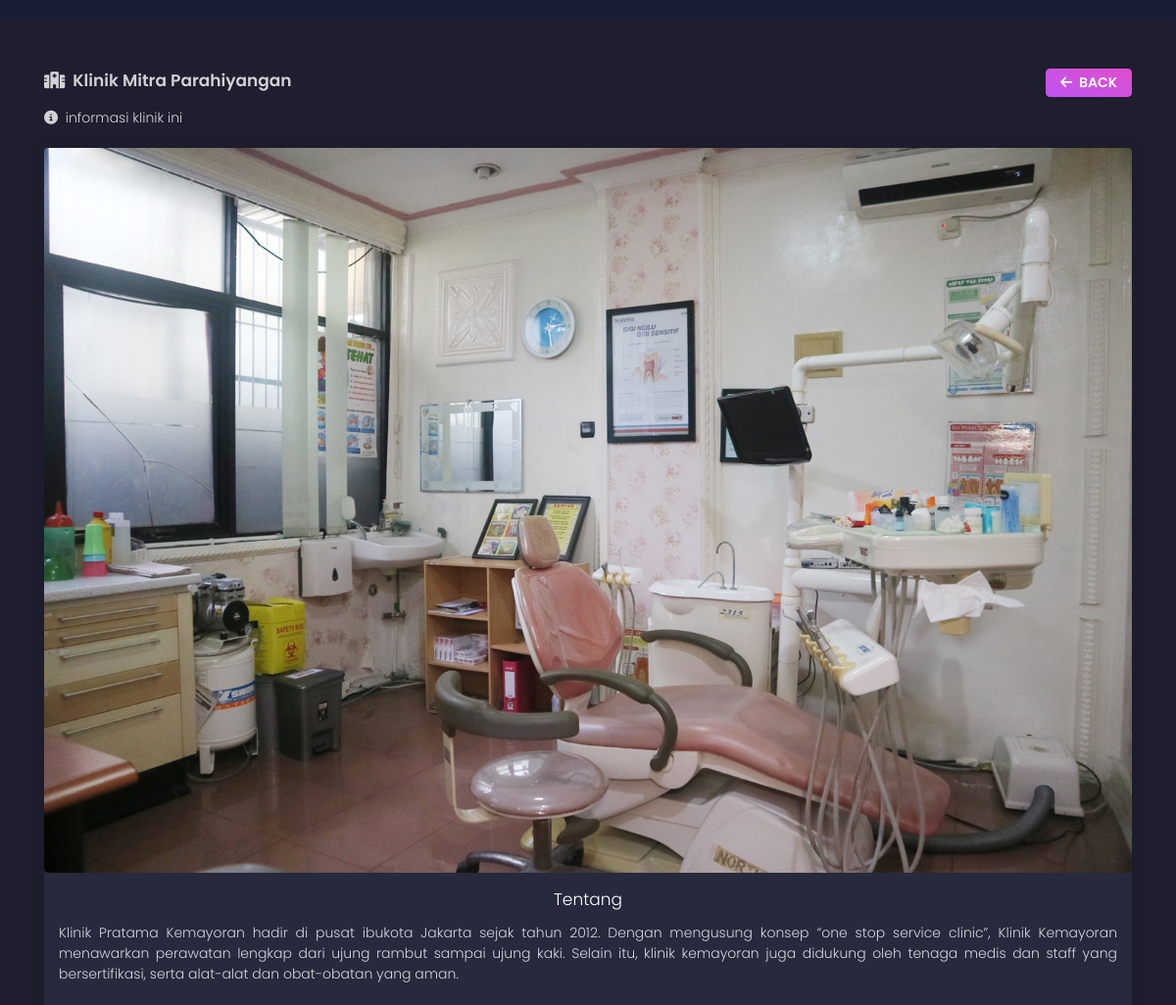
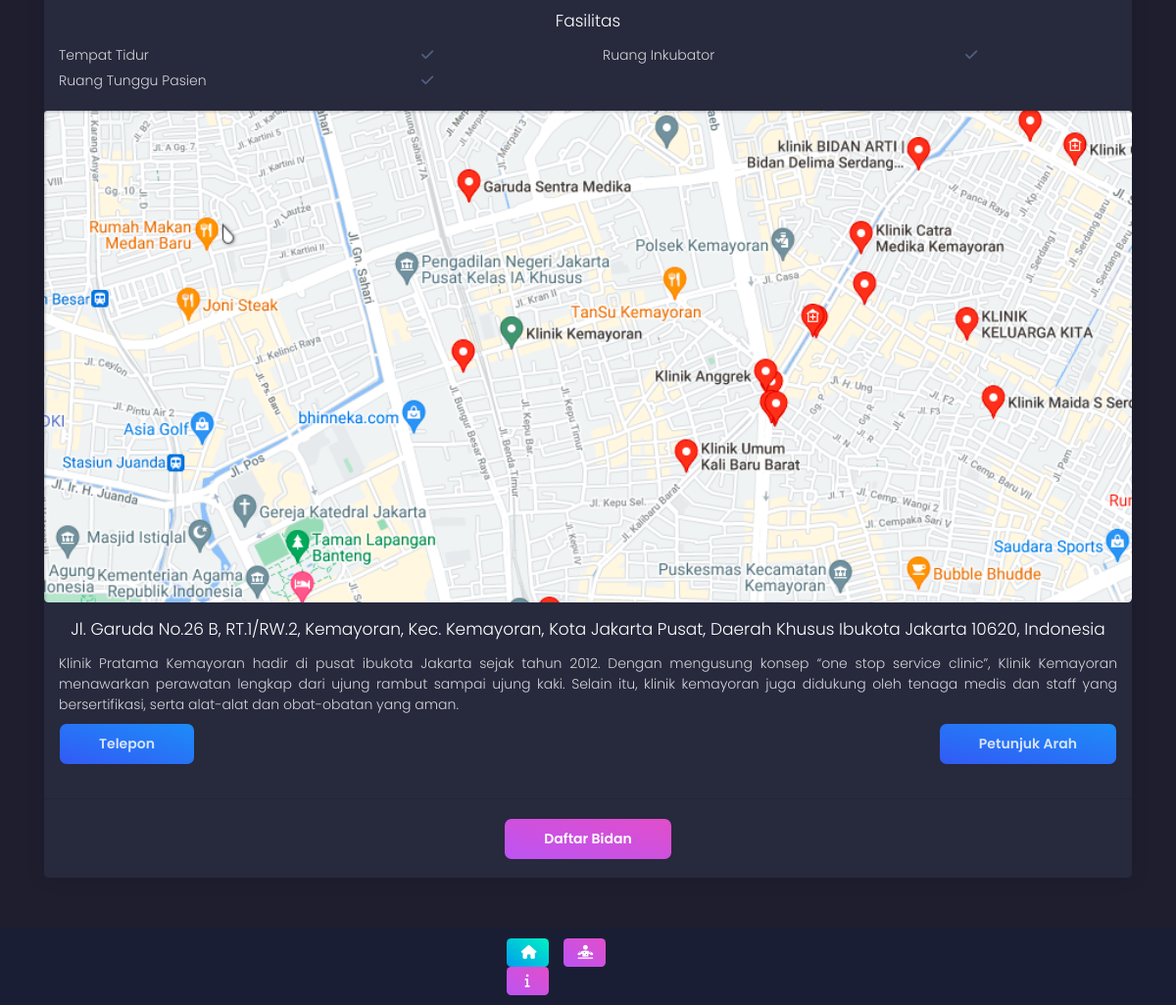
The page /C_index/detail_klinik/1 on the database its author committed (2 pictures, top to bottom).
### tables this page shows
CREATE TABLE `t_klinik` (
  `id_klinik` int(11) NOT NULL,
  `nama_klinik` varchar(500) NOT NULL,
  `alamat_klinik` varchar(2000) NOT NULL,
  `telp_klinik` varchar(2000) NOT NULL,
  `keterangan` varchar(2000) NOT NULL,
  `tentang` varchar(5000) NOT NULL,
  `status` int(11) NOT NULL DEFAULT 0
);

CREATE TABLE `t_fasilitas` (
  `id_fasilitas` int(11) NOT NULL,
  `nama_fasilitas` varchar(2000) NOT NULL,
  `status` int(11) NOT NULL DEFAULT 0
);

### application/libraries/Template.php (called while the page is built)
<?php if ( ! defined('BASEPATH')) exit('No direct script access allowed');
class Template {
	var $template_data = array();
	function set($name, $value)
	{
		$this->template_data[$name] = $value;
	}
	function load($template = '', $view = '', $view_data = array(), $return = FALSE)
	{
		$this->CI =& get_instance();
		$this->set('contents', $this->CI->load->view($view, $view_data, TRUE));
		return $this->CI->load->view($template, $this->template_data, $return);
	}
}

### application/controllers/C_index.php (called while the page is built, shortened)
<?php
class C_index extends CI_Controller {
    public function detail_klinik($id_klinik)
	{
        $data['rs_klinik'] = $this->M_klinik->getAllKlinikById($id_klinik);
		$this->template->load('static','detail_klinik',$data);
	}
}

### index.php (called while the page is built, shortened)
<?php
require_once BASEPATH.'core/CodeIgniter.php';

### application/models/M_klinik.php (called while the page is built, shortened)
<?php
class M_klinik extends CI_Model {
	public function getAllKlinikById($id_klinik)
	{
		$data = array('id_klinik'=>$id_klinik);
		$this->db->where($data);
		return $this->db->get('t_klinik')->result();
	}
}

### application/views/detail_klinik.php (the view, shortened to what this page needs)
<div class="container">
    <h6 class="title float-right btn-sm btn-primary" onclick="window.history.back();"><i class="fas fa-arrow-left"></i>&nbsp Back</h6>
    <?php
    foreach($rs_klinik as $klinik){
    ?>
    <h4 class="title"><i class="fas fa-hospital-alt"></i>&nbsp <?=$klinik->nama_klinik?></h4>
    <p class="card-title"><i class="fas fa-info-circle"></i>&nbsp informasi klinik ini</p>
    <div class="card">
        <img class="card-img-top" src="<?= base_url()?>/assets/img/img_klinik.jpg" alt="Card image cap">
        <div class="card-body">
            <h4 class="card-title text-center">Tentang</h4>
            <p class="card-text text-justify"><?=$klinik->tentang?></p>
        </div>
        <div class="card-body">
            <h4 class="card-title text-center">Fasilitas</h4>
            <div class="row">
                <?php
                $rs_fasilitas = $this->db->query("
                SELECT
                    tf.id_fasilitas,
                    tf.nama_fasilitas
                FROM
                    t_klinik_fasilitas tkf,
                    t_fasilitas tf
                WHERE
                    tkf.id_klinik = '$klinik->id_klinik'
                    AND tkf.id_fasilitas = tf.id_fasilitas
                ")->result();
                foreach($rs_fasilitas as $fasilitas){
                ?>
                <div class="col-4">
                    <p><?=$fasilitas->nama_fasilitas?></p>
                </div>
                <div class="col-2">
                    <i class="fas fa-check"></i>
                </div>
                <?php } ?>
            </div>
        </div>
        <img class="card-img-top" src="<?= base_url()?>/assets/img/maps.png" alt="maps" href="<?=base_url()?>">
        <div class="card-body">
            <h4 class="card-title text-center" href="<?=base_url()?>">Jl. Garuda No.26 B, RT.1/RW.2, Kemayoran, Kec.
                Kemayoran, Kota Jakarta Pusat, Daerah Khusus Ibukota Jakarta 10620, Indonesia</h4>
            <p class="card-text text-justify">Klinik Pratama Kemayoran hadir di pusat ibukota Jakarta sejak tahun 2012.
                Dengan mengusung konsep “one stop service clinic”, Klinik Kemayoran menawarkan perawatan lengkap dari
                ujung rambut sampai ujung kaki. Selain itu, klinik kemayoran juga didukung oleh tenaga medis dan staff
                yang bersertifikasi, serta alat-alat dan obat-obatan yang aman.</p>
            <div class="row">
                <a href="#" class="col">
                    <h4 class="btn btn-md btn-info">Telepon</h4>
                </a>
                <a href="#" class="col-auto">
                    <h4 class="btn btn-md btn-info">Petunjuk Arah</h4>
                </a>
            </div>
        </div>
        <hr>
        <h5 class="text-center">
            <button class="btn btn-primary" type="button" data-toggle="collapse" data-target="#collapseExample"
                aria-expanded="false" aria-controls="collapseExample">
                Daftar Bidan
            </button>
        </h5>
    </div>
    <?php } ?>
</div>

### rows shown on the page
t_klinik: nama_klinik "Klinik Mitra Parahiyangan", tentang "Klinik Pratama Kemayoran hadir di pusat ibukota Jakarta sejak tahun 2012. Dengan mengusung konsep “one stop service clinic”, Klinik Kemayoran menawarkan perawatan lengkap dari ujung rambut sampai ujung kaki. Selain itu, klinik kemayoran juga didukung oleh tenaga medis dan staff yang bersertifikasi, serta alat-alat dan obat-obatan yang aman."
t_fasilitas: nama_fasilitas "Tempat Tidur"
t_fasilitas: nama_fasilitas "Ruang Inkubator"
t_fasilitas: nama_fasilitas "Ruang Tunggu Pasien"
